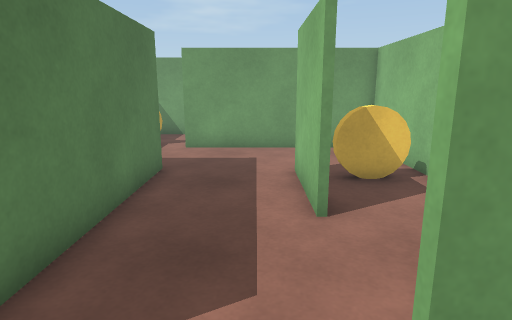
View 1 (above)

16 first-person views from a walk through a 3-D level made in the Unity game engine. The camera is 1.2 m above the floor, tilts 12° down and sees 75° across. The floor is counted in squares, 0.5 m on a side. Each view is taken from the middle of a square. On the plan, view 1 faces up. The plan holds only what a view shows up to about 20 squares ahead; the rest is blank. The player character is not drawn.

View 2
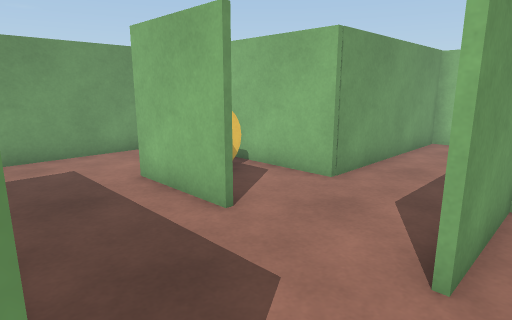

View 3
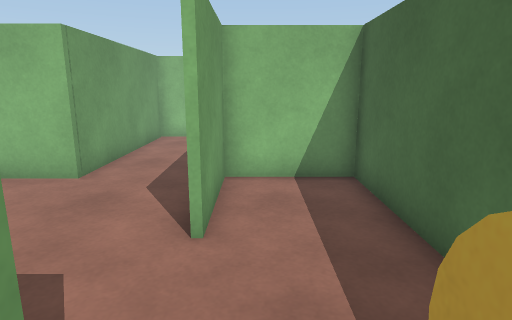

View 4
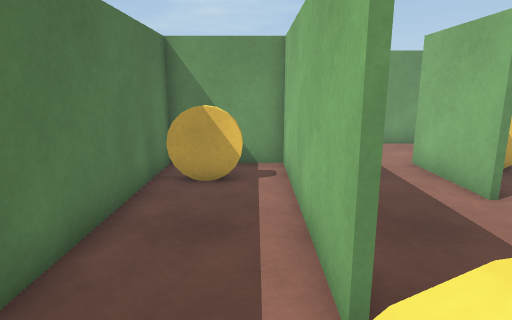

View 5
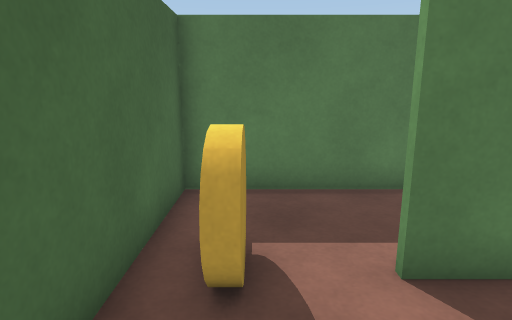

View 6
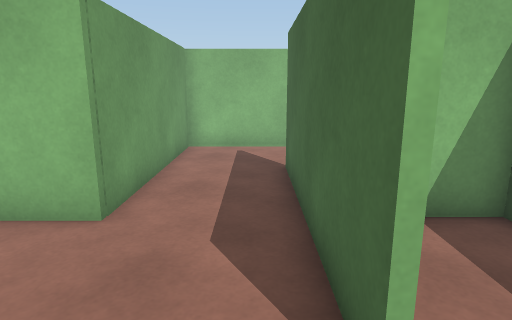

View 7
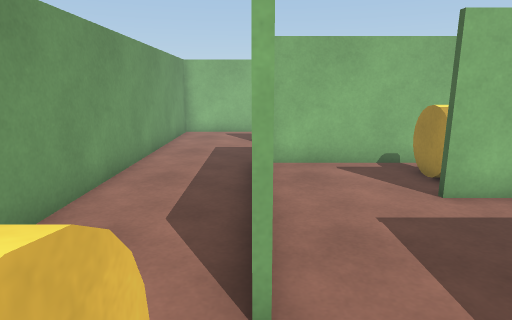

View 8
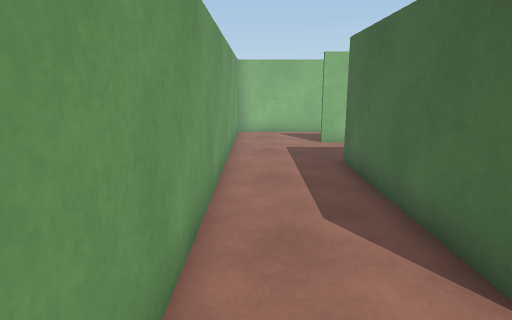

View 9
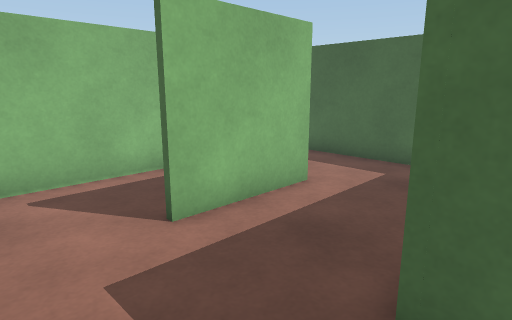

View 10
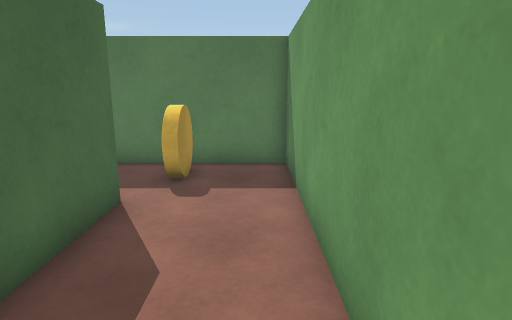

View 11
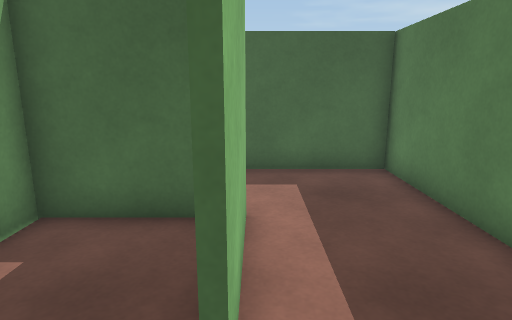

View 12
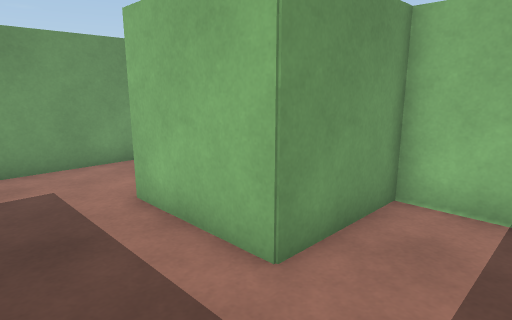

View 13
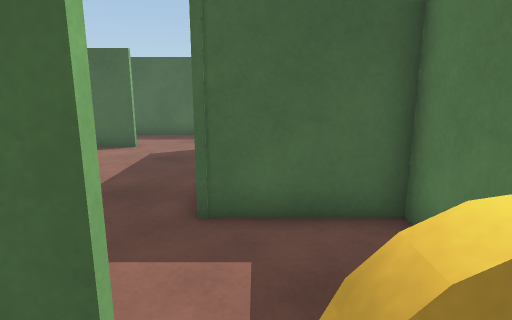

View 14
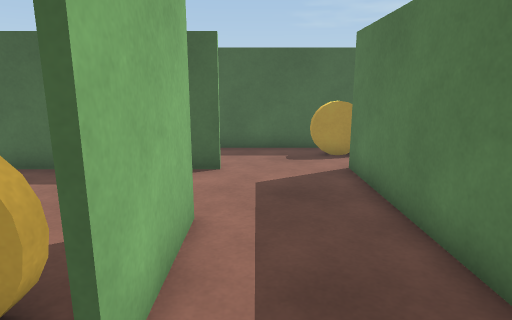

View 15
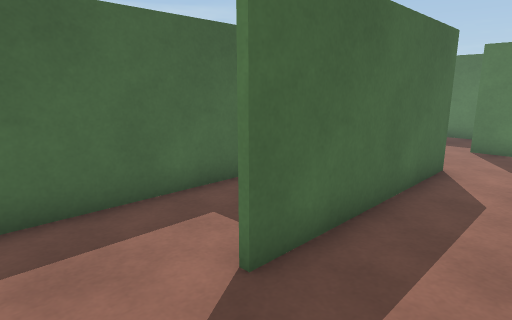

View 16
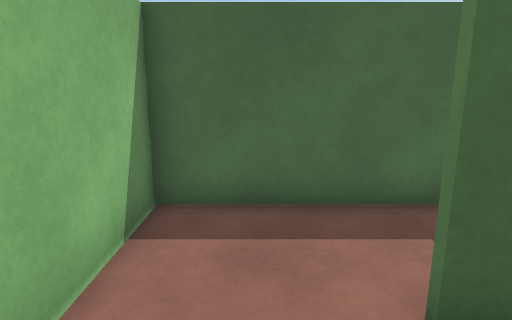

### Floor plan
Points are (right, up) in squares from view 1. A wall is a line through its corners. A room is listed if a view was taken in it or the views show most of it. See-through windows are left out.
Room 1 (views 1, 2, 5)
walls: (-3.6, -1.7) (5, -1.7) (5, 1.9) (1, 1.9)
ways out: opening at (-3, 0) to room 2; opening at (-0.5, 2) to room 3
objects: coin (-3, 0)
Room 2 (views 3, 4)
walls: (-3.1, 1.9) (-3.1, 9.8) (-6.9, 9.8); (-6.8, 10) (-6.8, -1.7) (-3.6, -1.7)
ways out: opening at (-3, 0) to room 1
objects: coin (-6, 8) to (-5, 8)
Room 3 (views 6, 14, 15, 16)
walls: (1.2, 6) (1.2, 9.9); (1, 2.1) (9.2, 2.1); (-6.9, 10) (-2.9, 10) (-2.9, 1.9); (-6.8, 13.5) (-6.8, 10); (13.2, 2.5) (13.2, 5.9) (4.9, 5.9) (4.9, 13.8) (-3, 13.8)
ways out: opening at (-0.5, 2) to room 1; opening at (-4.5, 14) to room 4; opening at (11, 2) to room 6
objects: coin (3, 9)
Room 4 (views 7, 8, 9, 10, 12, 13)
walls: (5, 11.3) (5, 6.1) (12, 6.1); (8.4, 18) (-6.8, 18) (-6.8, 13.5); (-3, 14) (5.1, 14); (13.2, 9.8) (9.2, 9.8) (9.2, 14); (13.2, 7.8) (13.2, 10)
ways out: opening at (-4.5, 14) to room 3; opening at (9, 15.5) to room 5
objects: coin (-6, 15) to (-5, 15)
Room 5 (view 11)
walls: (10.1, 10) (13.2, 10) (13.2, 18) (8.4, 18)
ways out: opening at (9, 15.5) to room 4
Room 6 (no view inside)
walls: (5.9, -1.7) (13.2, -1.7) (13.2, 2.5)
ways out: opening at (11, 2) to room 3

Positions as (right, up) in squares from view 1, and headings:
1: (0, 0), facing up
2: (-3, 1), facing up-right
3: (-4, 1), facing right
4: (-4, -1), facing up
5: (1, 0), facing left
6: (-1, 3), facing right
7: (-6, 14), facing right
8: (-6, 17), facing right
9: (4, 17), facing down-right
10: (4, 17), facing left
11: (9, 16), facing down
12: (6, 7), facing up-right
13: (-4, 16), facing down
14: (0, 12), facing down
15: (12, 5), facing down-left
16: (11, 5), facing down
